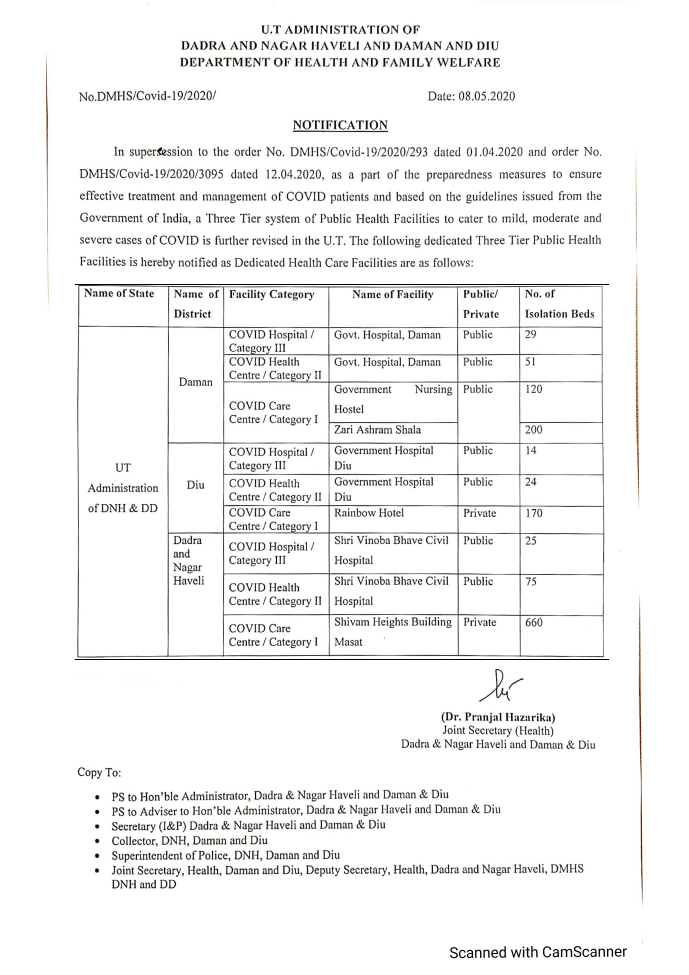
#> input picture pdf/data_COVID19Health_Fac08052020/photo/photo-1.jpg, 2066 x 2924 px (shown at 1/3 size)
$ python -i functions.py   (imports and definitions only)
#> lines starting #> are read from the running program, lines starting #| are printed output that depends on the picture; after the words box and inside, x2 and y2 are one past the last pixel; in counts of white or black regions, pixels touching at a corner belong together
import numpy as np
import pandas as pd
import cv2 as cv


def get_contours(image_orig,  # Parameters for PDF were: ev=eh=dv=dh=100, w_ve=w_vd=w_he=w_hd=1, i_ve=i_vd=i_he=i_hd=3
                 w_ve=1, w_vd=3, w_he=1, w_hd=3,
                 i_ve=3, i_vd=5, i_he=3, i_hd=5,
                 ev=100, eh=100, dv=100, dh=100,
                 binarisation_method="otsu"):
    """
    This function takes an image as argument and returns an image with only the vertical and horizontal lines in it.
    Later on this image might be used to get the contours in the original image.

    Input : image_orig --> image to work on
            w_ve --> width of vertical kernel for erosion
            w_vd --> width of vertical kernel for dilation
            w_he --> width of horizontal kernel for erosion
            w_hd --> width of horizontal kernel for dilation
            i_ve --> no. of iterations for vertical erosion
            i_vd --> no. of iterations for vertical dilation
            i_he --> no. of iterations for horizontal erosion
            i_hd --> no. of iterations for horizontal dilation
            ev --> determines the length of vertical kernel for erosion
            eh --> determines the length of horizontal kernel for erosion
            dv --> determines the length of vertical kernel for dilation
            dh --> determines the length of horizontal kernel for dilation

            determination of length is done as follows: length = (size of image in that direction)/value

    Output : img_vh --> image with only vertical and horizontal lines
    """
#> called with w_ve = 1, w_vd = 3, w_he = 1, w_hd = 3, i_ve = 3, i_vd = 5, i_he = 3, i_hd = 5

    if binarisation_method == "otsu":
        blur = cv.GaussianBlur(image_orig, (3, 3), 0)
        _, img_bin = cv.threshold(blur, 0, 255, cv.THRESH_BINARY + cv.THRESH_OTSU)
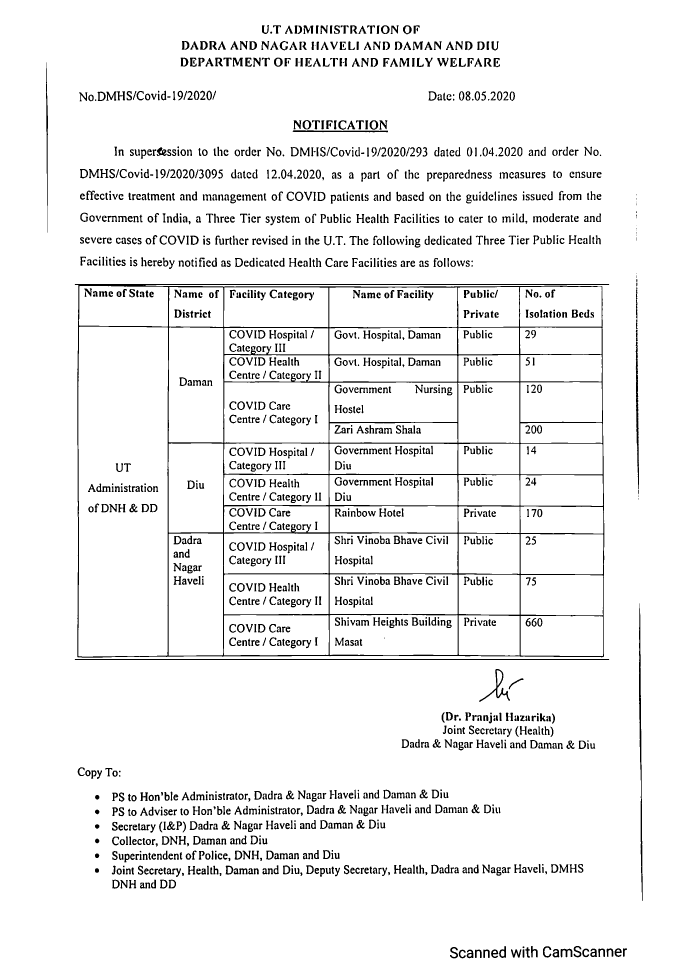
#> img_bin: shape (2924, 2066) (shown at 1/3 size); 94.1% white; 1920 black regions (107 under 20 px), largest, box (x1, y1, x2, y2) and area: (224, 852, 1828, 1973) 72831, (224, 1977, 1828, 1980) 4808, (1917, 1810, 1928, 2703) 3463

    elif binarisation_method == "adaptive_thresholding":
        img_bin = cv.adaptiveThreshold(image_orig, 255, cv.ADAPTIVE_THRESH_GAUSSIAN_C, cv.THRESH_BINARY, 9, 2)

    # Inverting the colors of a binary image
    img_bin_inv = 255 - img_bin
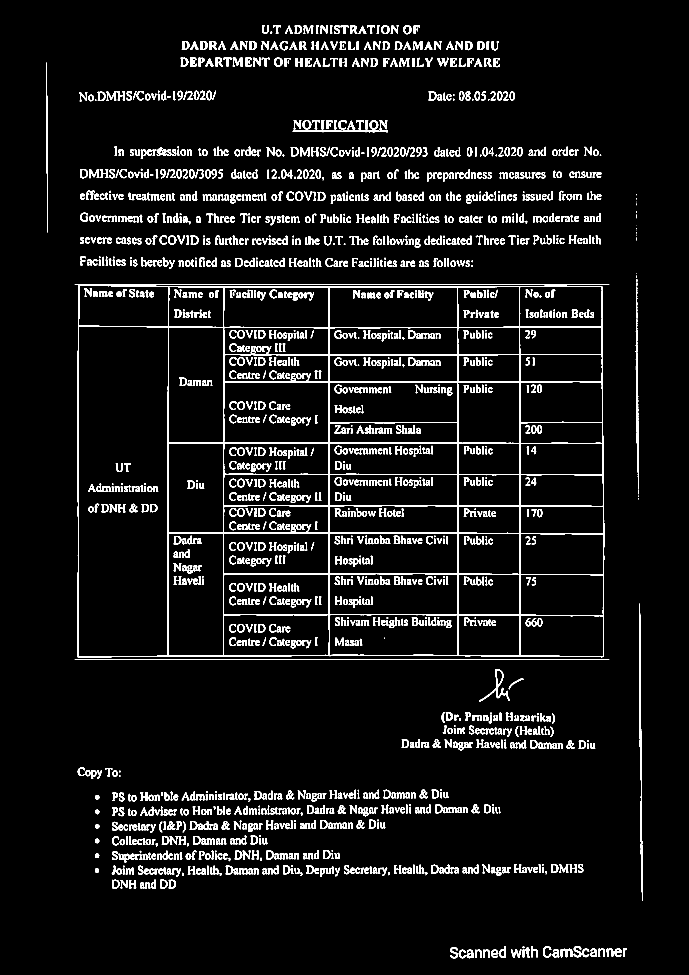
#> img_bin_inv: shape (2924, 2066) (shown at 1/3 size); 5.9% white; 1920 white regions (107 under 20 px), largest, box (x1, y1, x2, y2) and area: (224, 852, 1828, 1973) 72831, (224, 1977, 1828, 1980) 4808, (1917, 1810, 1928, 2703) 3463

    # Defining the kernels lengths
    kernel_len_ver_ero = image_orig.shape[0] // ev
#> kernel_len_ver_ero = 29
    kernel_len_hor_ero = image_orig.shape[1] // eh
#> kernel_len_hor_ero = 20
    kernel_len_ver_dil = image_orig.shape[0] // dv
#> kernel_len_ver_dil = 29
    kernel_len_hor_dil = image_orig.shape[1] // dh
#> kernel_len_hor_dil = 20

    # Defining a vertical kernel to detect all vertical lines of image
    ver_kernel_ero = cv.getStructuringElement(cv.MORPH_RECT, (w_ve, kernel_len_ver_ero))
#> ver_kernel_ero = 29 values from 1 to 1
    ver_kernel_dil = cv.getStructuringElement(cv.MORPH_RECT, (w_vd, kernel_len_ver_dil))
    # Defining a horizontal kernel to detect all horizontal lines of image
    hor_kernel_ero = cv.getStructuringElement(cv.MORPH_RECT, (kernel_len_hor_ero, w_he))
    hor_kernel_dil = cv.getStructuringElement(cv.MORPH_RECT, (kernel_len_hor_dil, w_hd))
    # Defining another kernel
    kernel = cv.getStructuringElement(cv.MORPH_RECT, (2, 2))

    # Detecting the vertical lines
    image_1 = cv.erode(img_bin_inv, ver_kernel_ero, iterations=i_ve)
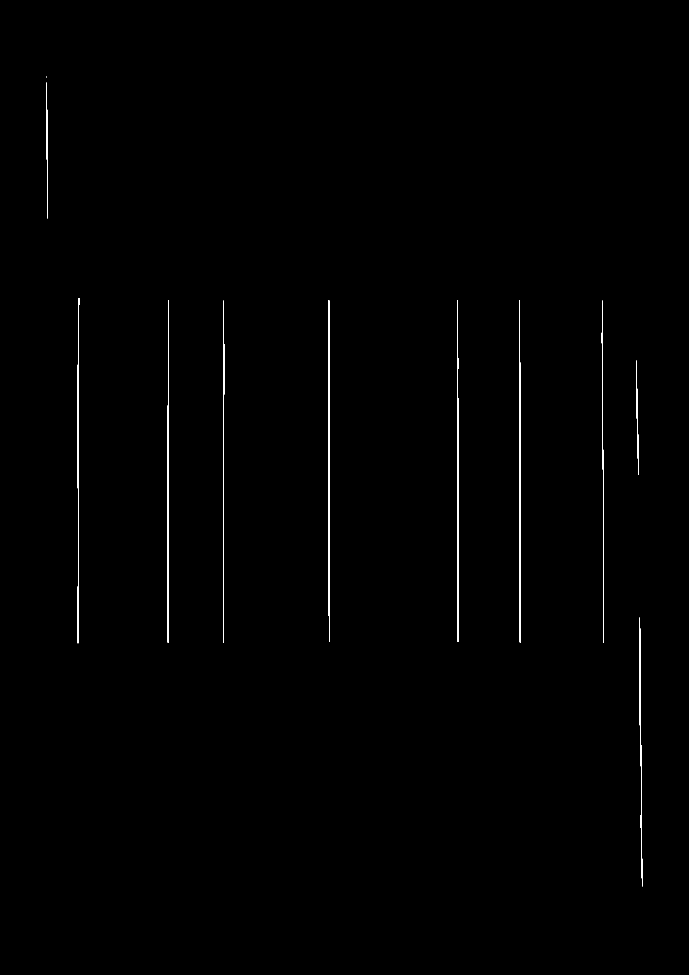
#> image_1: shape (2924, 2066) (shown at 1/3 size); 0.35% white; 11 white regions (1 under 20 px), largest, box (x1, y1, x2, y2) and area: (503, 900, 507, 1928) 2788, (1557, 900, 1562, 1928) 2679, (232, 894, 238, 1930) 2528
    vertical_lines = cv.dilate(image_1, ver_kernel_dil, iterations=i_vd)
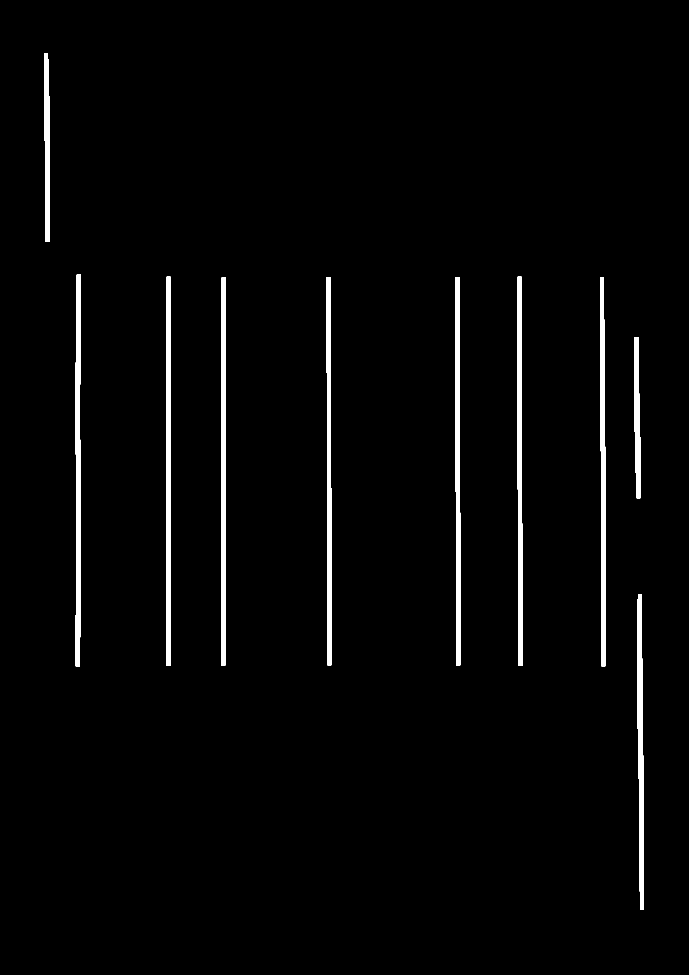
#> vertical_lines: shape (2924, 2066) (shown at 1/3 size); 2.2% white; 10 white regions, largest, box (x1, y1, x2, y2) and area: (227, 824, 243, 2000) 15688, (498, 830, 512, 1998) 15139, (1552, 830, 1567, 1998) 15059
    # Detecting the horizontal lines
    image_2 = cv.erode(img_bin_inv, hor_kernel_ero, iterations=i_he)
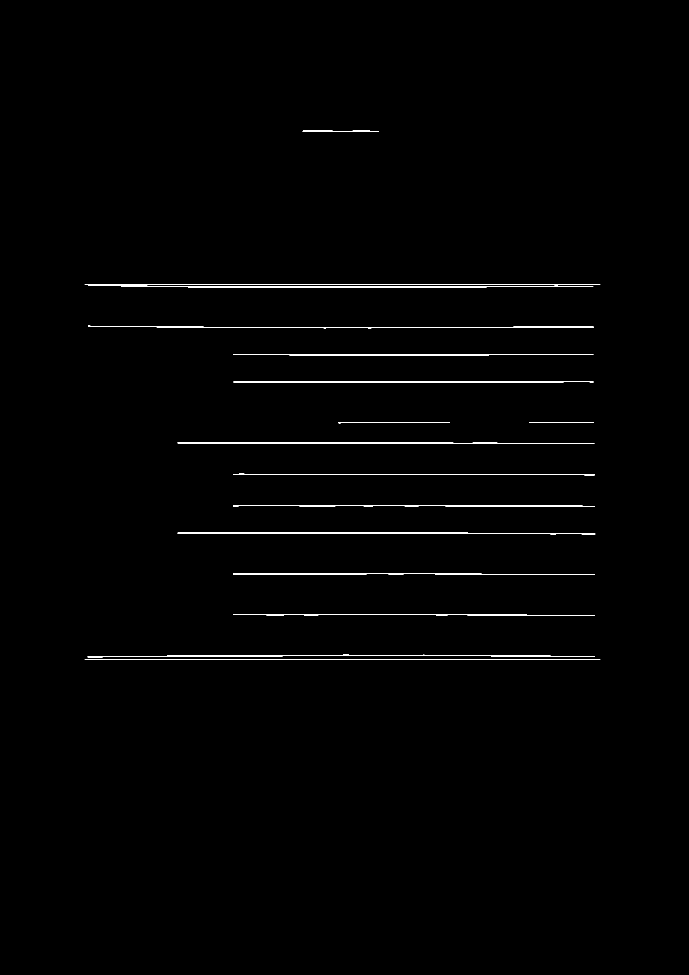
#> image_2: shape (2924, 2066) (shown at 1/3 size); 0.76% white; 15 white regions, largest, box (x1, y1, x2, y2) and area: (254, 852, 1801, 863) 8579, (254, 1977, 1801, 1980) 4637, (262, 1964, 1785, 1973) 3897
    horizontal_lines = cv.dilate(image_2, hor_kernel_dil, iterations=i_hd)
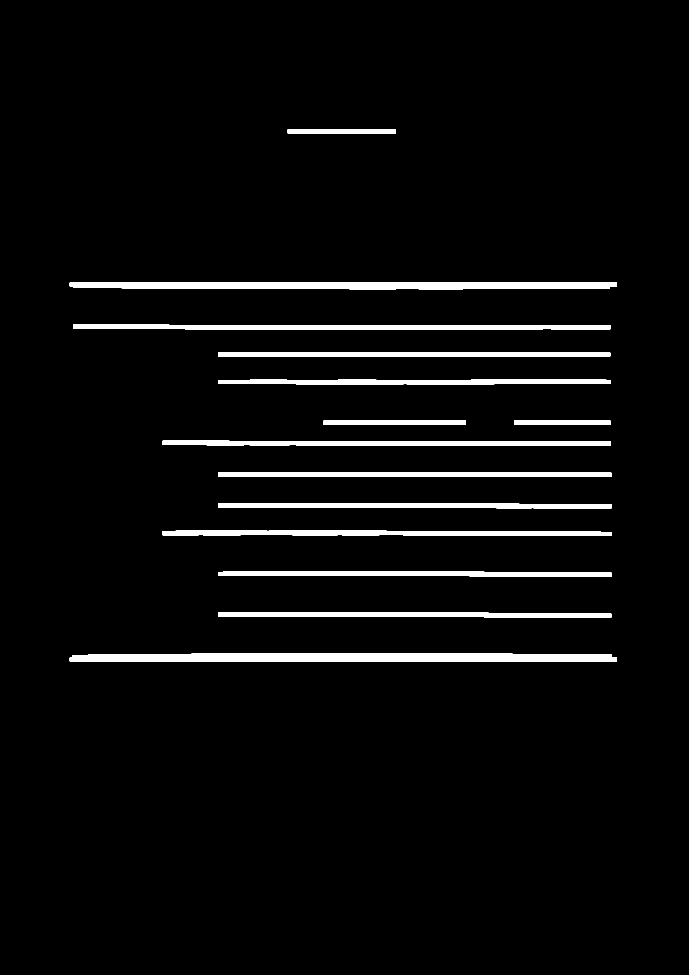
#> horizontal_lines: shape (2924, 2066) (shown at 1/3 size); 3.8% white; 14 white regions, largest, box (x1, y1, x2, y2) and area: (209, 1959, 1851, 1985) 38804, (209, 847, 1851, 868) 31585, (219, 972, 1831, 990) 21011

    # Combine horizontal and vertical lines in a new third image, with both having same weight.
    img_vh = cv.addWeighted(vertical_lines, 0.5, horizontal_lines, 0.5, 0.0)

    # Eroding and thresholding (binarising) the image
    img_vh = cv.erode(~img_vh, kernel, iterations=2)
    _, img_vh = cv.threshold(img_vh, 128, 255, cv.THRESH_BINARY)
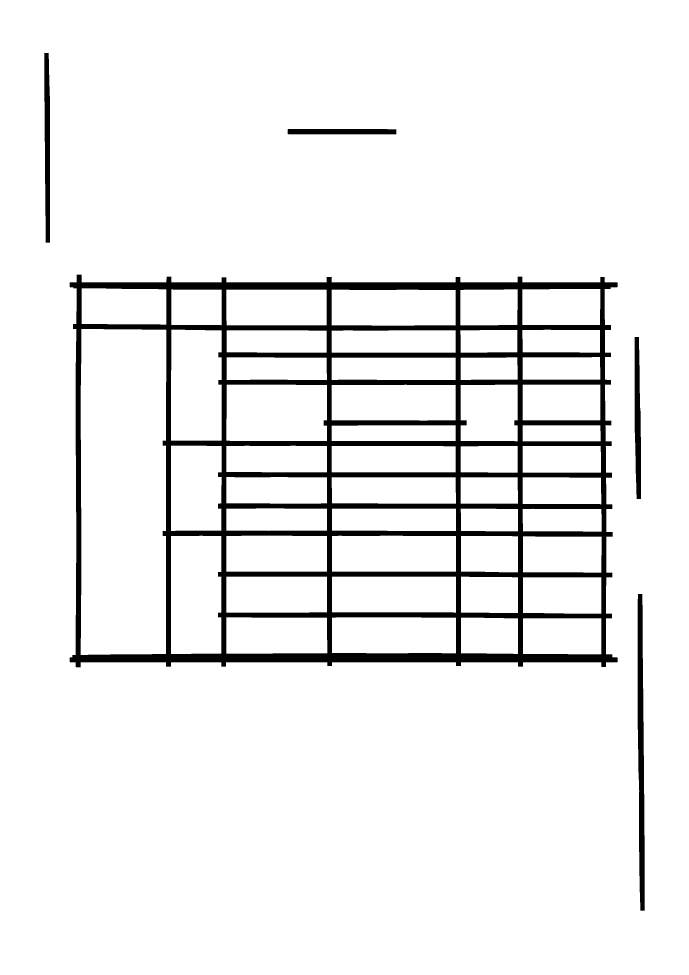
#> img_vh: shape (2924, 2066) (shown at 1/3 size); 93.4% white; 5 black regions, box (x1, y1, x2, y2) and area: (209, 824, 1853, 2002) 364158, (1913, 1782, 1934, 2732) 15035, (133, 159, 150, 728) 8377, (1904, 1011, 1923, 1497) 7571, (863, 387, 1189, 403) 5186

    return img_vh


# [127 lines left out: functions get_bounds, inside, data_to_dataframe, get_orientation, not called in this run]


# [7 lines not run here, left out]


# [44 lines left out: function binarise, not called in this run]

>>> import cv2
>>> picture = cv2.imread('../pdf/data_COVID19Health_Fac08052020/photo/photo-1.jpg', cv2.IMREAD_GRAYSCALE)
>>> result = get_contours(picture)
